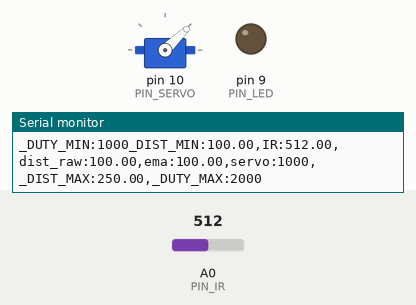
Simulated run of this sketch. Board: Arduino Uno, built with avr-gcc and run on an emulated ATmega328P. Parts: servo, output pins drawn as LEDs (lit = HIGH), the last lines printed to the serial monitor. Inputs (shaded band) come from the test bench; at power-on: A0 (PIN_IR) = 512.

Above: at 1.2 s.
1.3 s: A0 (PIN_IR) set to 355
2.8 s: A0 (PIN_IR) set to 337
At 3.8 s:
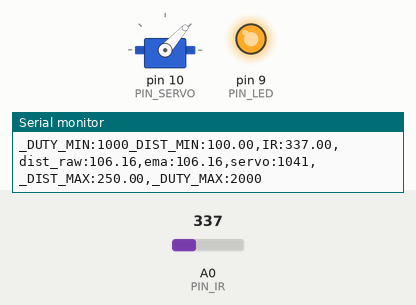
4.3 s: A0 (PIN_IR) set to 306
At 5.2 s:
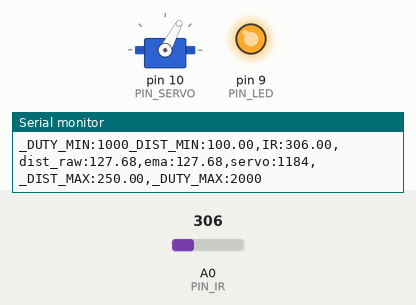
5.8 s: A0 (PIN_IR) set to 240
At 6.6 s:
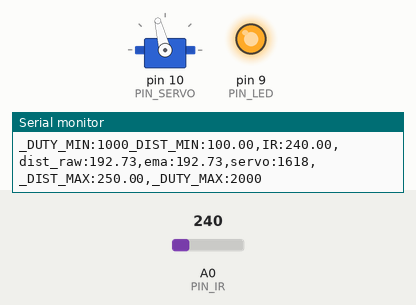
7.4 s: A0 (PIN_IR) set to 122
At 8.3 s:
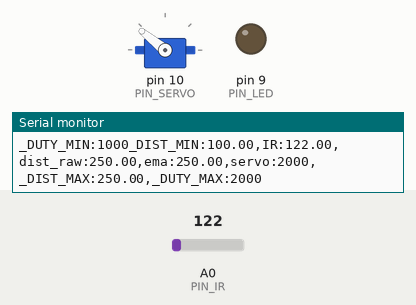
9.0 s: A0 (PIN_IR) set to 10
10.5 s: A0 (PIN_IR) set to 7
At 11.6 s:
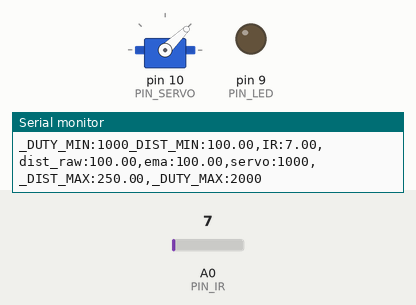
Timing chart, 0 to 13.1 s (numbered marks = the images above; inputs shaded):
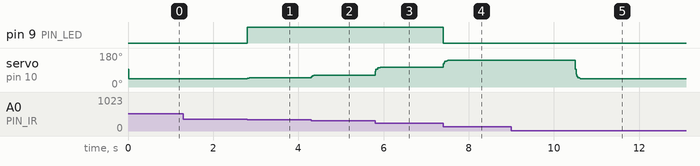

Measured:
- the behaviour switches between 348 and 347 on A0 (PIN_IR) (found by bisection; images 0 and 1)
- the behaviour switches between 9 and 8 on A0 (PIN_IR) (found by bisection; images 4 and 5)
- after the input at 2.8 s, pin 9 (PIN_LED): LOW → HIGH at once; servo on pin 10 (PIN_SERVO): 44° → 48° at once
- after the input at 4.3 s, servo on pin 10 (PIN_SERVO): 48° → 62° at once
- after the input at 5.8 s, servo on pin 10 (PIN_SERVO): 62° → 104° at once
- after the input at 7.4 s, pin 9 (PIN_LED): HIGH → LOW at once; servo on pin 10 (PIN_SERVO): 104° → 141° at once
- after the input at 10.5 s, servo on pin 10 (PIN_SERVO): 141° → 44° at once

The sketch:

17_example_3.ino
```cpp
#include <Servo.h>

// Arduino pin assignment
#define PIN_IR    A0       // IR sensor at Pin A0
#define PIN_LED   9
#define PIN_SERVO 10

#define _DUTY_MIN 1000     // servo full clock-wise position (0 degree)
#define _DUTY_NEU 1500     // servo neutral position (90 degree)
#define _DUTY_MAX 2000     // servo full counter-clockwise position (180 degree)

#define _DIST_MIN  100.0   // minimum distance 100mm
#define _DIST_MAX  250.0   // maximum distance 250mm

#define EMA_ALPHA  0.5     // for EMA Filter

#define LOOP_INTERVAL 20   // Loop Interval (unit: msec)

Servo myservo;
unsigned long last_loop_time = 0; // unit: msec

float dist_prev = _DIST_MIN;
float dist_ema = _DIST_MIN;

void setup() {
  pinMode(PIN_LED, OUTPUT);
  myservo.attach(PIN_SERVO);
  myservo.writeMicroseconds(_DUTY_NEU);

  Serial.begin(1000000);    // 1,000,000 bps
}

void loop() {
  unsigned long time_curr = millis();
  int duty;
  float a_value, dist_raw;

  // wait until next event time
  if (time_curr < (last_loop_time + LOOP_INTERVAL))
    return;
  last_loop_time += LOOP_INTERVAL;

  a_value = analogRead(PIN_IR);
  dist_raw = ((6762.0 / (a_value - 9.0)) - 4.0) * 10.0 - 60.0;

  // Range Filter (only allow distances within _DIST_MIN ~ _DIST_MAX)
  if (dist_raw >= _DIST_MIN && dist_raw <= _DIST_MAX) {
    digitalWrite(PIN_LED, HIGH); // Turn on LED if within range
  } else {
    digitalWrite(PIN_LED, LOW); // Turn off LED if out of range
    dist_raw = (dist_raw < _DIST_MIN) ? _DIST_MIN : _DIST_MAX; // Clamp value to min/max range
  }

  // EMA filter to smooth distance readings
  dist_ema = EMA_ALPHA * dist_raw + (1 - EMA_ALPHA) * dist_prev;
  dist_prev = dist_ema;

  // Map distance to servo duty cycle manually (without using map() function)
  duty = _DUTY_MIN + ((dist_ema - _DIST_MIN) / (_DIST_MAX - _DIST_MIN)) * (_DUTY_MAX - _DUTY_MIN);

  // Write to servo
  myservo.writeMicroseconds(duty);

  // Serial output for plotter
  Serial.print("_DUTY_MIN:");  Serial.print(_DUTY_MIN);
  Serial.print("_DIST_MIN:");  Serial.print(_DIST_MIN);
  Serial.print(",IR:");        Serial.print(a_value);
  Serial.print(",dist_raw:");  Serial.print(dist_raw);
  Serial.print(",ema:");       Serial.print(dist_ema);
  Serial.print(",servo:");     Serial.print(duty);
  Serial.print(",_DIST_MAX:"); Serial.print(_DIST_MAX);
  Serial.print(",_DUTY_MAX:"); Serial.print(_DUTY_MAX);
  Serial.println("");
}
```
